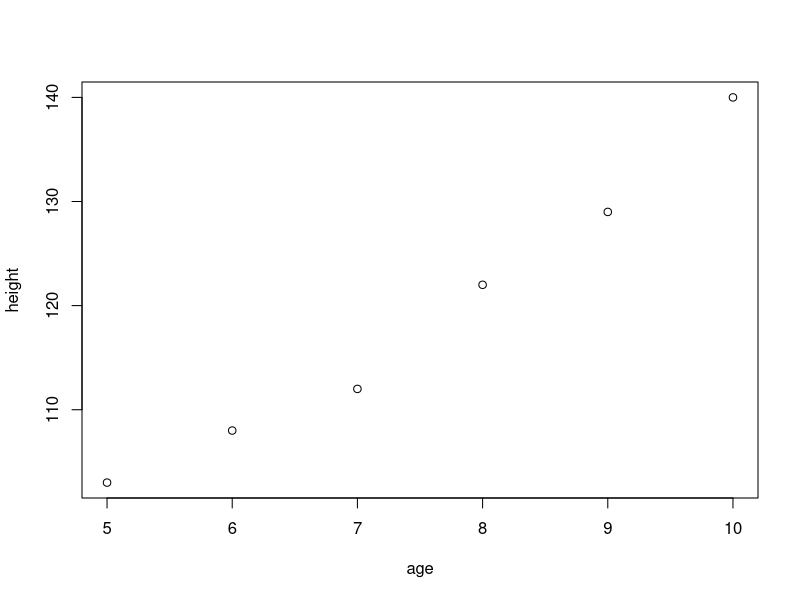
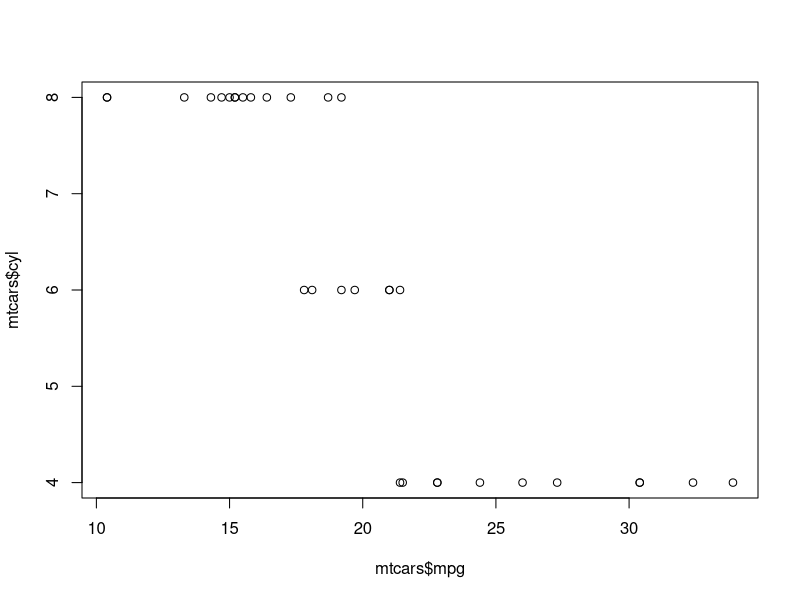
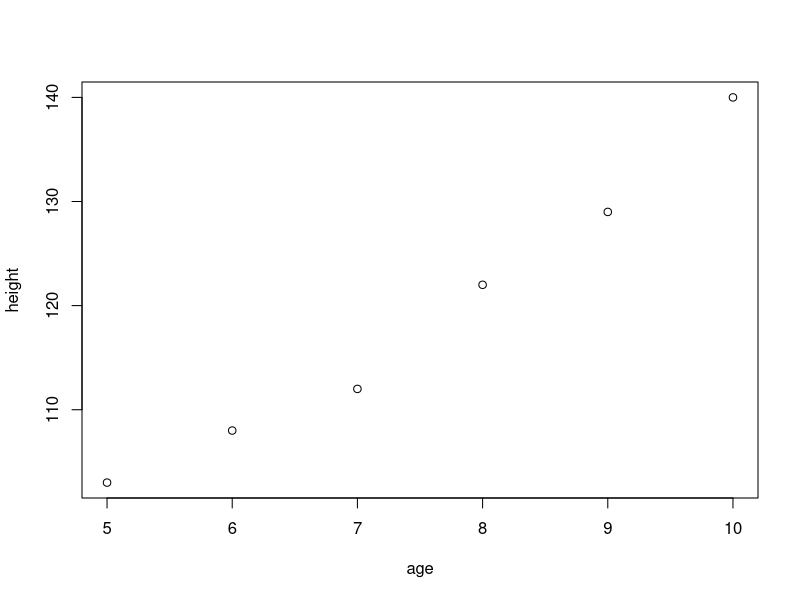

R code for these plots, in order:
age <- c(5, 6, 7, 8, 9, 10)          # initialize a vector
height <- c(103, 108, 112, 122, 129, 140)



plot(age, height) # make a plot


pdf("example.pdf", width = 5, height = 5)
plot(age, height)
dev.off()

########## R1_Intro.ppt Slides 7 to 12 ## environment

plot(mtcars$mpg, mtcars$cyl)

search() # display all environments in your RAM/memory

ls()  # print all the objects created by you

## Windows users should install Rtools at
## https://cran.rstudio.com/bin/windows/Rtools/

#install.packages("metavcov")  # install a package
#library("metavcov")           # load a package
#require("metavcov")           # load a package



age <- c(5:10, NA)

mean(age) # calculate the average/mean


mean(x = age, trim = 0.2, 
     na.rm = TRUE) # trimmed mean


x <- c(0:10, 50)
xm <- mean(x)
c(xm, mean(x, trim = 0.10))

mean(c(22, 15, 90, 55))

mean(age, 0.2, TRUE)  # the same as mean(x = age, trim = 0.2, na.rm = TRUE)
mean(age, 0.2)        # the same as mean(x = age, trim = 0.2, na.rm = FALSE)


########## R1_Intro.ppt Slides 23 to 25 ## initialize a vector 

lgl_var <- c(TRUE, FALSE) # logical
int_var <- c(1L, 6L, 10L) # integer
dbl_var <- c(1, 2.5, 4.50121345421) # double
chr_var <- c("Everyone can be", "contributer for R 22458  sxdaweqawq") # "character"

typeof(lgl_var) 

typeof(int_var) 

typeof(dbl_var) 

typeof(chr_var) 

########## R1_Intro.ppt Slides 26 to 28 ##  a vector
names <- c("Min", "Robert", "Mary", "Hemant")
heightInCM <- c(165, 185, 170, 180)
isMale <- c(FALSE, TRUE, FALSE, TRUE) 

mylist <- list(names, heightInCM, isMale) ## initialize a list
mylist
mylist[[1]][2]

## initialize a named list
myNamedList <- list(Names = names, Height = heightInCM, IsMale = isMale)

myNamedList <- list(Names = c("Min", "Robert", "Mary", "Hemant"), 
                    Height = c(165, 185, 170, 180), 
                    IsMale = c(FALSE, TRUE, FALSE, TRUE))
myNamedList
as.data.frame(myNamedList)

print(myNamedList)
str(myNamedList)

myNamedList$Names
myNamedList$names  ## case sensitive


########## R1_Intro.ppt Slides 28 to 32 ## Looking at Complicated Lists
str(mtcars)
########## R1_Intro.ppt Slide 32 ## Looking at An Object
age <- c(5, 6, 7, 8, 9, 10)      
height <- c(103, 108, 112, 122, 129, 140)
obj <- lm(height~age)
str(obj)

summary(obj)

summary(age)

summary(mtcars)



############# input a numeric vector

## two basic atomic classes
### double or integer, here numeric vector is a general term to refer to both

## input each element one by one
age <- c(11, 22, 15, 50, 30, 71) # real or decimal 

age <- c(age, 6, 7, 3, 10) # add more elements
indices <- 1:10  # integer, colon : generates a sequence in steps of 1 or -1
x <- rep(0, 5) # repeat 0 5 times
typeof(age) ## get the type of the vector
typeof(indices)

## convert classes
age <- as.integer(age)  # as.numeric(), as.character(), as.logical()...
typeof(age)

## get information
age # just type in the name to get information
length(age) ## length of a vector
is.numeric(age) # is it numeric or not? is.character(), is.na(), is.logical()...
is.vector(age) # Is it a vector or not?
summary(age)


## select elements
age[5]    ## the fifth element
age[2:7]  ## select multiple elements from the second to the 7th
age[c(5,2:7)] ## all above
age     ## display the object again
age[-5] ## remove the fifth element
which.max(age) ## which element is the maximum
age[which.max(age)] ## choose the maximum value
max(age)            ## the same as above
age[-which.max(age)] ## remove the maximum value
mean(age[-which.max(age)]) ## similar to IfedisMean() 


which(age>8) ## which elements are greater than 8?
age[which(age>8)] ## select elements that are greater than 8
mean(age[which(age>8)]) ## calculate the mean for elements that are greater than 8


x <- age[7:10]
##111111111  the following functions only apply to a numeric vector
range(x) #range
min(x)   # minimum value/smallest value
max(x)   # maximum value/largest value


sort(x)  # sort the value
order(x) # Ordering Permutation
x[order(x)] # the same as sort()

x[c(1,3)]


abs(x)   # absolute value
log(x)   # logarithm transform
sqrt(x)  # square root
age^2      # squared
age^3      # to the third power

round(sqrt(x)) # round the result, () for function implementation ordered from inside to outside
round(sqrt(x), digits = 3) # set digits for round()
round(sqrt(x), 2) # the same as above
floor(x) # floor integer
ceiling(x) # ceiling integer

mean(x)    # mean
sd(x)      # standard deviation
var(x)     # variance
median(x)  # median
##111111111  end

## operators: R conduct one to one calculation by default
y <- 1:4
x + y
x - y
x/y
x*y
######## for single value, it repeat that value for you as a vector with the same length
y <- 5
x
y
x + y
x - y
x/y
x*y
######## you can do something like
(x/log(y))^2 


age <- c(11, 22, 15, 50, 30, 71, 90, 20, 26, 47) 
head(age) ## quick check for the first 6 elements/rows from data
## you can select elements that haven't exist yet! How awesome!
age[20]
age
age[20] <- 8
age
## you can input a single value to multiple elements 
## and R will repeat for you! How awesome!
age[10:20] <- 8
age
